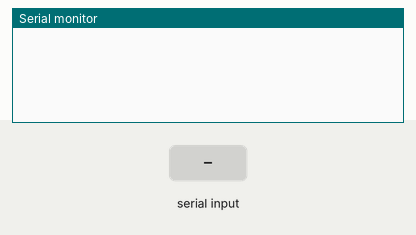
This sketch was run on a simulated Arduino Mega 2560, built with avr-gcc and run on an emulated ATmega2560. On the bench: the last lines printed to the serial monitor. The inputs (shaded band) are chosen by the test bench.

Above: at 1.2 s.
1.3 s: "B 1\n" received over the second serial link
At 2.5 s:
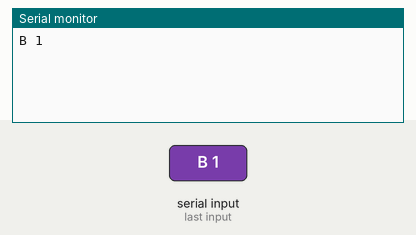
2.8 s: "L 1\n" received over the second serial link
At 3.8 s:
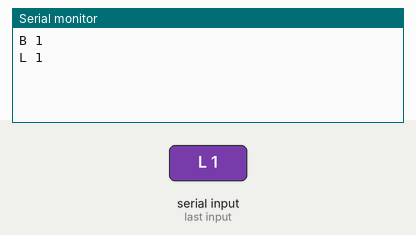
4.3 s: "B\n" received over the second serial link
At 4.9 s:
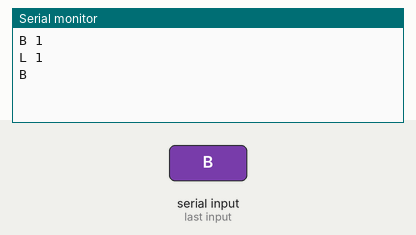
5.8 s: "L\n" received over the second serial link
At 7.0 s:
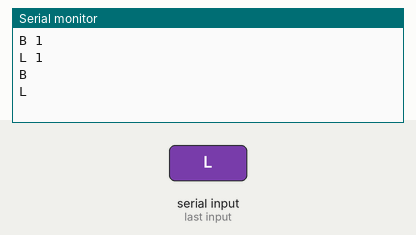
7.3 s: "90 45 200\n" received over the second serial link
At 8.5 s:
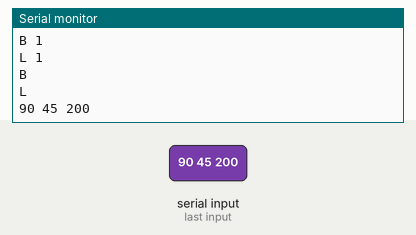
8.8 s: "90 45\n" received over the second serial link
At 9.6 s:
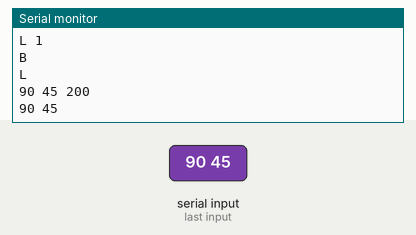

Measured:
- after the input at 1.3 s, the serial monitor: prints a new line at once (image 1)
- after the input at 2.8 s, the serial monitor: prints a new line at once (image 2)
- after the input at 4.3 s, the serial monitor: prints a new line at once (image 3)
- after the input at 5.8 s, the serial monitor: prints a new line at once (image 4)
- after the input at 7.3 s, the serial monitor: prints a new line at once (image 5)
- after the input at 8.8 s, the serial monitor: prints a new line at once (image 6)

The sketch:

mainboard.ino
```cpp
#include<SoftwareSerial.h>

SoftwareSerial Line1Serial(10, 11);
SoftwareSerial Line2Serial(12, 13);
int cnt = 1;

void setup() {
  Serial.begin(9600);
  while (!Serial) {
    ; //시리얼통신이 연결되지 않았다면 코드 실행을 멈추고 무한 반복
  }
  Serial1.begin(9600); // 메안
  Serial2.begin(9600); // line4
  Serial3.begin(9600); // line3
  Line1Serial.begin(9600);
  Line2Serial.begin(9600);
  Serial.begin(9600);
}

void loop() { //코드를 무한반복합니다.

  if (Serial1.available()) {
    String inString = Serial1.readStringUntil('\n');
    Serial.println(inString);
    int inStringLength = inString.length();
    int blank = inString.indexOf(' ');
    String first = inString.substring(0, blank);
    if (first == "B"){
      inString = inString.substring(blank + 1, inStringLength);
      split(inString);
    }
    if (first == "L"){
      inString = inString.substring(blank + 1, inStringLength);
      blank = inString.indexOf(' ');
      String data = inString.substring(0, blank);
      sendBuyBuilding(data, inString);
    }
  }
}

void setLine(int x, int y, String data){
  if(x == 0 && 0 <= y && y < 11){
      Line1Serial.println(data);
    } else if(0 <= x && x < 11 && y == 10){
      Line2Serial.println(data);
    } else if(x == 10 && 0 <= y && y < 11){
      Serial3.println(data);
    } else {
      Serial2.println(data);
    }
}

void split(String inString){
  while(true){
      int blank = inString.indexOf(' ');
      int inStringLength = inString.length();
      if(blank == -1){
        sendData(inString);
        Serial1.println("start");
        break;
      }
      String data = inString.substring(0, blank);
      sendData(data);
      inString = inString.substring(blank + 1, inStringLength);
      delay(100);
  }
}

void sendData(String data){
  int blank = data.indexOf(',');
  int dataLength = data.length();
  int x = data.substring(0, blank).toInt();
  int y = data.substring(blank + 1, dataLength).toInt();
  setLine(x, y, data);
}

void sendBuyBuilding(String data, String inString){
  int blank = data.indexOf(',');
  int dataLength = data.length();
  int x = data.substring(0, blank).toInt();
  int y = data.substring(blank + 1, dataLength).toInt();
  sendtoline(x, y, inString);
  Serial1.println("start");
}

void sendtoline(int x, int y, String inString){
  if(x == 0 && 0 <= y && y < 11){
      Line1Serial.println(inString);
    } else if(0 <= x && x < 11 && y == 10){
      Line2Serial.println(inString);
    } else if(x == 10 && 0 <= y && y < 11){
      Serial3.println(inString);
    } else {
      Serial2.println(inString);
    }
}
```
